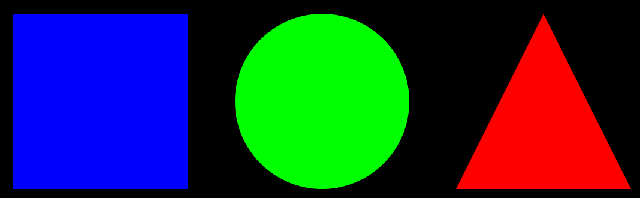
#> input picture Codigo/OpenCV/imagenes/figuras_geometricas.png, 640 x 198 px
$ python mostrar_componentes_color.py
#> lines starting #> are read from the running program, lines starting #| are printed output that depends on the picture; after the words box and inside, x2 and y2 are one past the last pixel; in counts of white or black regions, pixels touching at a corner belong together
import cv2

img = cv2.imread('../imagenes/figuras_geometricas.png', 1)
#> img is the input picture: shape (198, 640, 3); mean B, G, R 61.6, 48.3, 30.8

img_azul,img_verde, img_roja = cv2.split(img)
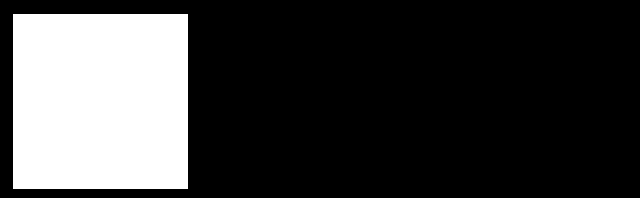
#> img_azul: shape (198, 640); 24.2% white; 1 white region, box (x1, y1, x2, y2) and area: (13, 14, 188, 189) 30625
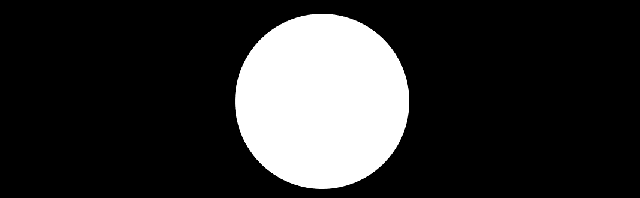
#> img_verde: shape (198, 640); min 0, max 255, mean 48.3
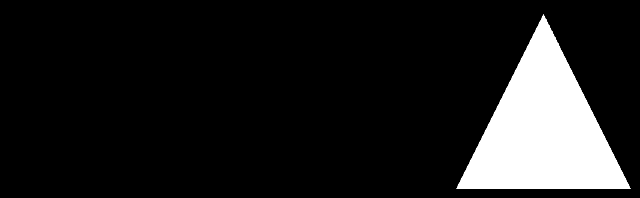
#> img_roja: shape (198, 640); min 0, max 255, mean 30.8

cv2.imshow('Azul', img_azul)
cv2.imshow('Verde', img_verde)
cv2.imshow('Roja', img_roja)
